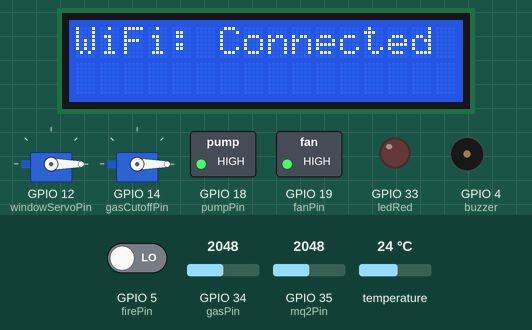
This sketch was run on a simulated ESP32. On the bench: 2 × servo, 16×2 character LCD, switched loads named in the sketch (green lamp = pin HIGH), output pins drawn as LEDs (lit = HIGH), buzzer (waves = sounding, pin HIGH). The inputs (shaded band) are chosen by the test bench; at power-on: GPIO 5 (firePin) LOW, GPIO 35 (mq2Pin) = 2048, GPIO 34 (gasPin) = 2048, temperature 24 °C. WiFi joins after 1.5 s; servers stay silent unless stated; no MQTT or app messages arrive unless stated; the modem accepts every AT command (registered, SIM ready, sends succeed) and sends nothing else; what the sketch prints to the serial monitor is not drawn.

Above: at 1.7 s.
At 10.0 s:
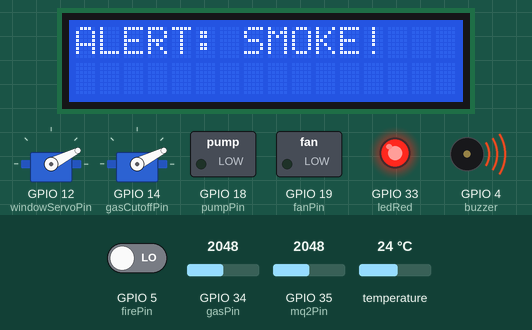
10.1 s: GPIO 5 (firePin) driven HIGH
At 11.5 s:
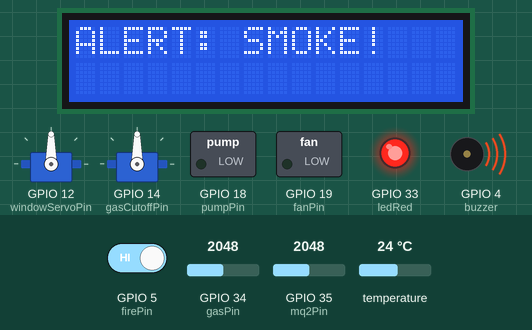
12.7 s: GPIO 35 (mq2Pin) set to 111
At 26.5 s:
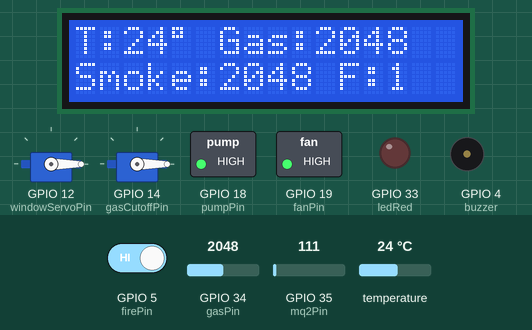
27.8 s: GPIO 35 (mq2Pin) set to 90
37.8 s: GPIO 34 (gasPin) set to 1847
46.3 s: GPIO 34 (gasPin) set to 1733
60.6 s: GPIO 5 (firePin) driven LOW
At 64.4 s:
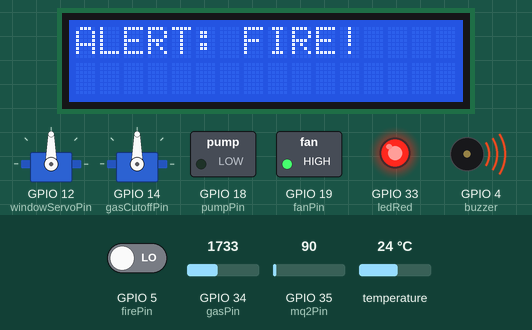
Timing chart, 0 to 90.3 s (numbered marks = the images above; inputs shaded):
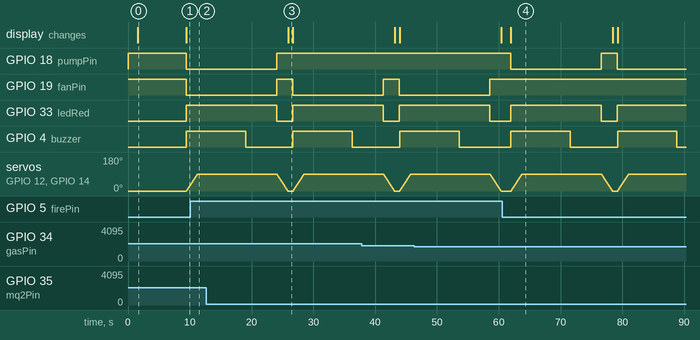

The sketch:

kitchen_final_code.ino
```cpp
#include <WiFi.h>
#include <PubSubClient.h>
#include <LiquidCrystal_I2C.h>
#include <ESP32Servo.h>
#include <OneWire.h>
#include <DallasTemperature.h>

// Pins
const int firePin = 5, mq2Pin = 35, gasPin = 34, tempPin = 23;
const int windowServoPin = 12, gasCutoffPin = 14;
const int fanPin = 19, pumpPin = 18, ledRed = 33, buzzer = 4;

// Config
const char* ssid = "iot";
const char* password = "12121212";
const char* mqtt_server = "broker.emqx.io";
const char* phone1 = "01721118389";
const char* phone2 = "01998787878";

LiquidCrystal_I2C lcd(0x27, 16, 2);
Servo windowServo, gasServo;
OneWire oneWire(tempPin);
DallasTemperature sensors(&oneWire);
WiFiClient espClient;
PubSubClient client(espClient);
HardwareSerial sim800(2);

unsigned long lastMqtt = 0;
String currentStatus = "Safe";  // Variable to track system status

// 1. Read All Sensors
int fire;
int mq2;
int mq6;
int temp;

// --- Function to send alert data to mobile app via MQTT ---
void sendToMobileApp(String statusMsg, int m2, int m6, float t, bool f) {
  // We publish immediately when an alert happens
  String payload = String(m2) + "," + String(m6) + "," + String(f) + "," + String(t) + "," + statusMsg;
  client.publish("safety1172026", payload.c_str());
  Serial.println("Mobile App Alert Sent: " + payload);
}

void setup() {
  Serial.begin(115200);
  sim800.begin(9600, SERIAL_8N1, 16, 17);

  pinMode(firePin, INPUT);
  pinMode(mq2Pin, INPUT);
  pinMode(gasPin, INPUT);
  pinMode(fanPin, OUTPUT);
  pinMode(pumpPin, OUTPUT);
  pinMode(ledRed, OUTPUT);
  pinMode(buzzer, OUTPUT);

  digitalWrite(fanPin, HIGH);   // OFF
  digitalWrite(pumpPin, HIGH);  // OFF
  digitalWrite(ledRed, LOW);

  windowServo.attach(windowServoPin);
  gasServo.attach(gasCutoffPin);
  windowServo.write(0);
  gasServo.write(0);

  lcd.begin();
  lcd.backlight();
  sensors.begin();

  // WiFi Connection with LCD Status
  lcd.print("Connecting WiFi");
  WiFi.begin(ssid, password);
  unsigned long startWiFi = millis();
  while (WiFi.status() != WL_CONNECTED && millis() - startWiFi < 10000) {
    delay(500);
    Serial.print(".");
  }
  lcd.clear();
  if (WiFi.status() == WL_CONNECTED) {
    lcd.print("WiFi: Connected");
    Serial.println("\nConnected!");
  } else {
    lcd.print("WiFi: Failed");
    Serial.println("\nFailed!");
  }
  delay(2000);
  client.setServer(mqtt_server, 1883);
  delay(5000);
}

void loop() {
  // MQTT Reconnect
  if (WiFi.status() == WL_CONNECTED && !client.connected()) {
    if (client.connect("ESP32Kitchen")) {
      client.subscribe("safety1172026");
    }
  }
  client.loop();

  // 1. Read All Sensors
  fire = (digitalRead(firePin) == LOW);
  mq2 = analogRead(mq2Pin);
  mq6 = analogRead(gasPin);
  sensors.requestTemperatures();
  int t = sensors.getTempCByIndex(0);

  if (t != 85.0 && t != -127.0) {  // DS18B20 error values
    temp = t;
  }

  String alert = "";

  // 2. Check Every Sensor (Separate If Blocks)
  if (fire) {
    alert = "FIRE!";
    currentStatus = "Fire Detected";
    digitalWrite(pumpPin, LOW);  // Relay ON
    digitalWrite(ledRed, HIGH);
    Serial.println("SMS Sent: Fire!");
  }

  if (mq6 > 1800) {
    currentStatus = "Gas Leakage";
    alert = "GAS!";
    digitalWrite(fanPin, LOW);  // Relay ON
    digitalWrite(ledRed, HIGH);
    Serial.println("SMS Sent: Gas Leak!");
  }

  if (mq2 > 100) {
    currentStatus = "Smoke Detected";
    alert = "SMOKE!";
    digitalWrite(fanPin, LOW);  // Relay ON
    digitalWrite(ledRed, HIGH);
    Serial.println("SMS Sent: Smoke!");
  }

  if (temp > 50.0) {
    currentStatus = "High Temp";
    alert = "TEMP!";
    digitalWrite(ledRed, HIGH);
    Serial.println("Temp High!");
  }

  // 3. Action if Alert Detected
  if (alert != "") {
    lcd.clear();
    lcd.print("ALERT: ");
    lcd.print(alert);

    // Call function to send alert to mobile app
    sendToMobileApp(currentStatus, mq2, mq6, temp, fire);

    digitalWrite(buzzer, HIGH);

    // Slow Servo Movement (Opening/Closing)
    for (int i = 0; i <= 90; i++) {
      gasServo.write(i);
      windowServo.write(i);  // 0 to 180
      delay(20);
    }

    // SIM800 SMS
    sim800.println("AT+CMGF=1");
    delay(200);
    sim800.println("AT+CMGS=\"" + String(phone1) + "\"");
    delay(200);
    sim800.print("Emergency: " + alert);
    sim800.write(26);
    delay(5000);

        // SIM800 SMS
    sim800.println("AT+CMGF=1");
    delay(200);
    sim800.println("AT+CMGS=\"" + String(phone2) + "\"");
    delay(200);
    sim800.print("Emergency: " + alert);
    sim800.write(26);
    delay(2000);

    // Call function to send alert to mobile app
    sendToMobileApp(currentStatus, mq2, mq6, temp, fire);

    digitalWrite(buzzer, LOW);

    // 10 Second Delay
    Serial.println("System Busy - 10s delay...");
    delay(5000);

    // Reset Slow
    Serial.println("Resetting System...");
    digitalWrite(pumpPin, HIGH);  // OFF
    digitalWrite(fanPin, HIGH);   // OFF
    digitalWrite(ledRed, LOW);
    // Call function to send alert to mobile app
    sendToMobileApp(currentStatus, mq2, mq6, temp, fire);
    for (int i = 90; i >= 0; i--) {
      gasServo.write(i);
      windowServo.write(i);
      delay(20);
    }
  }

  // 4. Send Data every 1s
  if (millis() - lastMqtt >= 1000) {
    // LCD Layout for 4 Values:
    // T:25.5 G:1200
    // S:450  F:0 (Safe)
    lcd.clear();
    lcd.setCursor(0, 0);
    lcd.print("T:");
    lcd.print(temp);
    lcd.print(char(223));
    lcd.print(" Gas:");
    lcd.print(mq6);
    lcd.setCursor(0, 1);
    lcd.print("Smoke:");
    lcd.print(mq2);
    lcd.print(" F:");
    lcd.print(fire);

    // Payload: mq2,mq6,fire,temp,status
    String payload = String(mq2) + "," + String(mq6) + "," + String(fire) + "," + String(temp) + "," + currentStatus;
    client.publish("safety1172026", payload.c_str());
    Serial.println("MQTT Sent: " + payload);

    lastMqtt = millis();

    currentStatus = "Safe";
  }
}
```

Measured:
- after the input at 60.6 s, GPIO 18 (pumpPin): HIGH → LOW after 1.4 s, → HIGH 14.6 s later, → LOW 2.6 s later; GPIO 33 (ledRed): LOW → HIGH after 1.4 s, → LOW 14.6 s later, → HIGH 2.6 s later; GPIO 4 (buzzer): alternates HIGH for 9.6 s and LOW for 7.6 s, starting after 1.4 s; the display: changes after 1.4 s (image 4)
- what the display in image 0 shows lasts 7.8 s, from 1.6 s to 9.4 s
- what the display in image 3 shows lasts 0.8 s, from 25.9 s to 26.7 s
